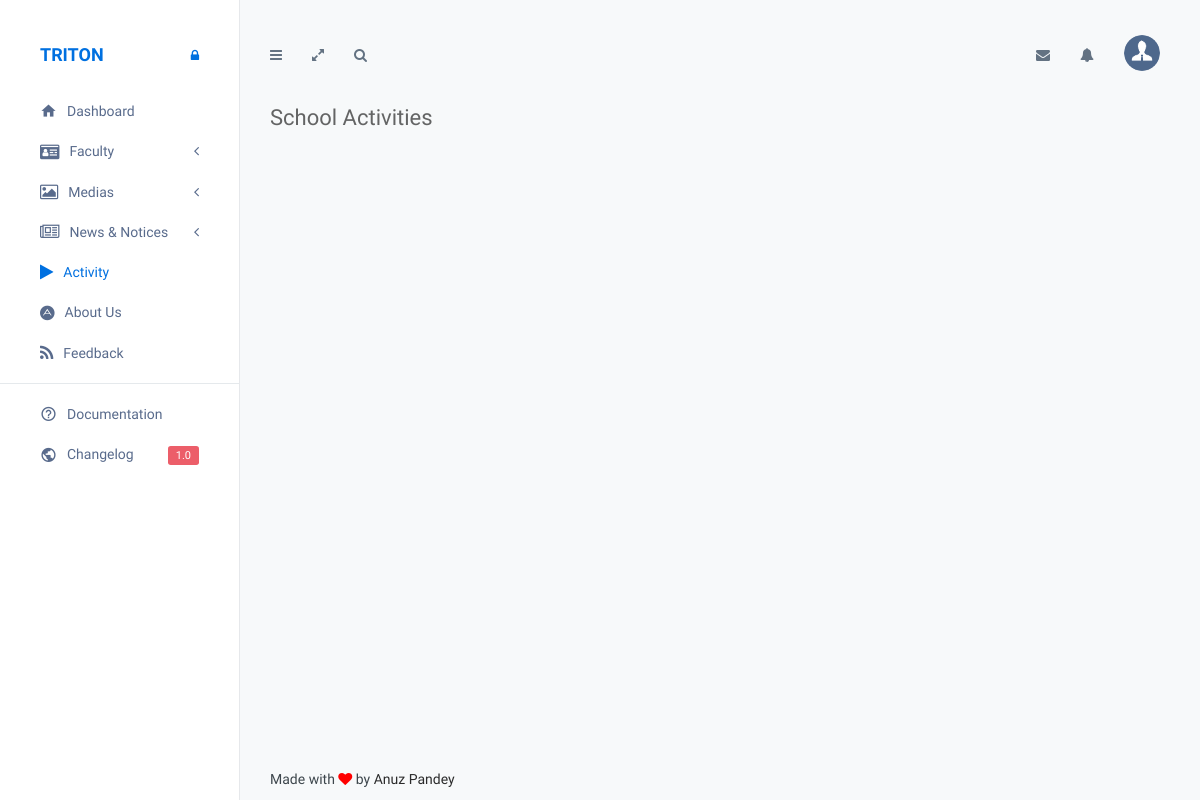
Before: /cpanel/activity.php (signed in) with the older database file.
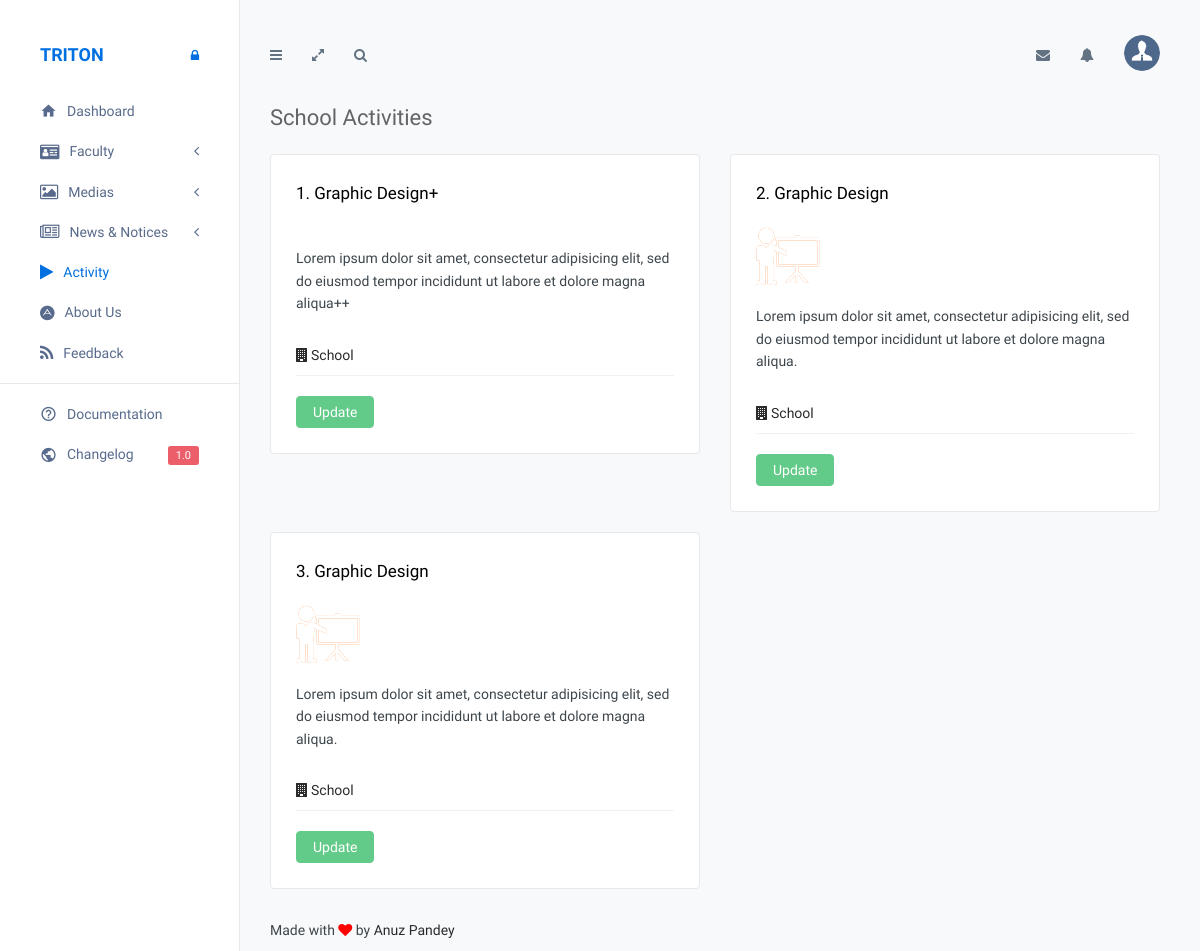
After: the same page with the newer database file.
### tables this page shows
CREATE TABLE `tbl_activities` (
  `act_id` int(11) NOT NULL,
  `activity` varchar(100) NOT NULL,
  `activity_detail` text NOT NULL,
  `icon` varchar(100) NOT NULL
);

### cpanel/activity.php (the view, shortened to what the changed rows need)
<?php
require_once('../connection.php');
	?>
<!DOCTYPE html>
<html lang="en">
<head>
    <link href="../assets/plugins/bootstrap/css/bootstrap.min.css" rel="stylesheet">
    <link href="../assets/plugins/font-awesome/css/font-awesome.min.css" rel="stylesheet">
    <link href="../assets/plugins/icomoon/style.css" rel="stylesheet">
    <link href="../assets/plugins/uniform/css/default.css" rel="stylesheet" />
    <link href="../assets/plugins/switchery/switchery.min.css" rel="stylesheet" />
    <link href="../assets/plugins/nvd3/nv.d3.min.css" rel="stylesheet">
    <link href="../assets/plugins/switchery/switchery.min.css" rel="stylesheet" />
    <link href="../assets/plugins/dropzone/dropzone.min.css" rel="stylesheet">
    <link href="../assets/plugins/plupload/js/jquery.plupload.queue/css/jquery.plupload.queue.css" rel="stylesheet" type="text/css" />
    <link href="../assets/css/triton.css" rel="stylesheet">
    <link href="../assets/css/themes/admin.css" rel="stylesheet">
    <link href="../assets/css/custom.css" rel="stylesheet">
</head>
<body>
    <div class="page-container">
        <div class="page-content">
            <div class="page-inner">
                <div id="main-wrapper">
                    <div class="row">
		<?php
		$query_check = "SELECT * FROM tbl_activities";
		$result = $conn->query( $query_check );
		?>
			<?php
			while($data = $result->fetch_array())
			{
?>
                        <div class="col-md-6">
                            <div class="profile-timeline">
                                <ul class="list-unstyled">
                                    <li class="timeline-item">
                                        <div class="panel panel-white">
                                            <div class="panel-body">
                                                <div class="timeline-item-header">
                                                    <p><?php echo  $data['act_id']; ?>. <?php echo $data['activity']; ?></p><br>
                                                </div>
                                                <img src='activityImage/<?php echo $data['icon']; ?>' class="img-responsive" alt="">
                                                <div class="timeline-item-post">
                                                    <p>
                                                     <?php echo $data['activity_detail']; ?>
                                                    </p>
                                                    <div class="timeline-options">
                                                        <a><i class="fa fa-building"></i>School</a>
                                                    </div>
                                                </div>
                                            </div>
                                            <a class="btn btn-success" href="updateActivity.php?id=<?php echo $data['act_id']; ?>">Update</a>
                                        </div>
                                    </li>
                                </ul>
                            </div>
                        </div>
			<?php
		}
		?>
                    </div>
                </div>
            </div>
        </div>
    </div>
</body>
</html>

Changed rows visible on the page:
added tbl_activities: act_id "1", activity "Graphic Design+", activity_detail "Lorem ipsum dolor sit amet, consectetur adipisicing elit, sed do eiusmod tempor incididunt ut labore et dolore magna aliqua++"
added tbl_activities: act_id "2", activity "Graphic Design", icon (picture), activity_detail "Lorem ipsum dolor sit amet, consectetur adipisicing elit, sed do eiusmod tempor incididunt ut labore et dolore magna aliqua."
added tbl_activities: act_id "3", activity "Graphic Design", icon (picture), activity_detail "Lorem ipsum dolor sit amet, consectetur adipisicing elit, sed do eiusmod tempor incididunt ut labore et dolore magna aliqua."
